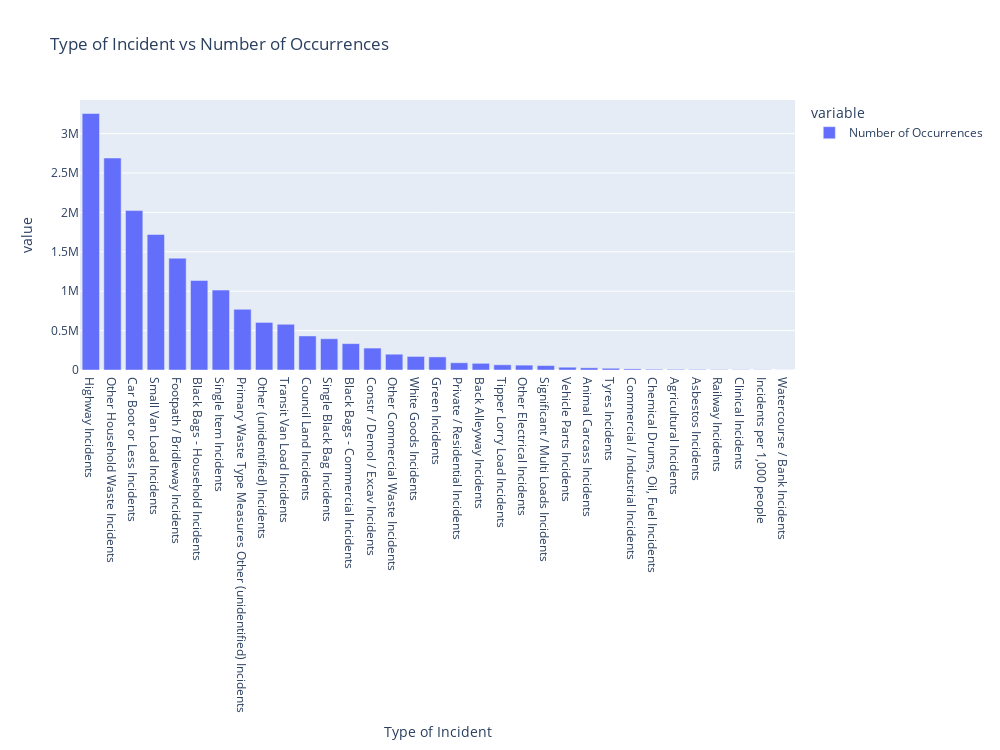

Notebook cell for this chart:
### Code cell
df_sum_nw_incidents_bar = generate_sum_incident_bar(get_incidents_for_region(df_incidents))
df_sum_nw_incidents_bar

### Figure 1 — Plotly figure (JSON) as saved in the notebook; plotly's stock layout.template omitted (floating-point values rounded to 4 significant figures)
{"data": [{"alignmentgroup": "True", "hovertemplate": "variable=Number of Occurrences<br>Type of Incident=%{x}<br>value=%{y}<extra></extra>", "legendgroup": "Number of Occurrences", "marker": {"color": "#636efa", "pattern": {"shape": ""}}, "name": "Number of Occurrences", "offsetgroup": "Number of Occurrences", "orientation": "v", "showlegend": true, "textposition": "auto", "type": "bar", "x": ["Highway Incidents", "Other Household Waste Incidents", "Car Boot or Less Incidents", "Small Van Load Incidents", "Footpath / Bridleway Incidents", "Black Bags - Household Incidents", "Single Item Incidents", "Primary Waste Type Measures Other (unidentified) Incidents", "Other (unidentified) Incidents", "Transit Van Load Incidents", "Council Land Incidents", "Single Black Bag Incidents", "Black Bags - Commercial Incidents", "Constr / Demol / Excav Incidents", "Other Commercial Waste Incidents", "White Goods Incidents", "Green Incidents", "Private / Residential Incidents", "Back Alleyway Incidents", "Tipper Lorry Load Incidents", "Other Electrical Incidents", "Significant / Multi Loads Incidents", "Vehicle Parts Incidents", "Animal Carcass Incidents", "Tyres Incidents", "Commercial / Industrial Incidents", "Chemical Drums, Oil, Fuel Incidents", "Agricultural Incidents", "Asbestos Incidents", "Railway Incidents", "Clinical Incidents", "Incidents per 1,000 people", "Watercourse / Bank Incidents"], "xaxis": "x", "y": [3254949, 2690143, 2023024, 1719366, 1418581, 1136249, 1014104, 770246, 603930, 580276, 432138, 396719, 334804, 278266, 200384, 172264, 166214, 91838, 84828, 66080, 61804, 56334, 35400, 27790, 22190, 14100, 9164, 8378, 6914, 4826, 3658, 3113.0, 1010], "yaxis": "y"}], "layout": {"barmode": "relative", "height": 750, "legend": {"title": {"text": "variable"}, "tracegroupgap": 0}, "title": {"text": "Type of Incident vs Number of Occurrences"}, "width": 1000, "xaxis": {"anchor": "y", "domain": [0, 1], "title": {"text": "Type of Incident"}}, "yaxis": {"anchor": "x", "domain": [0, 1], "title": {"text": "value"}}}}
